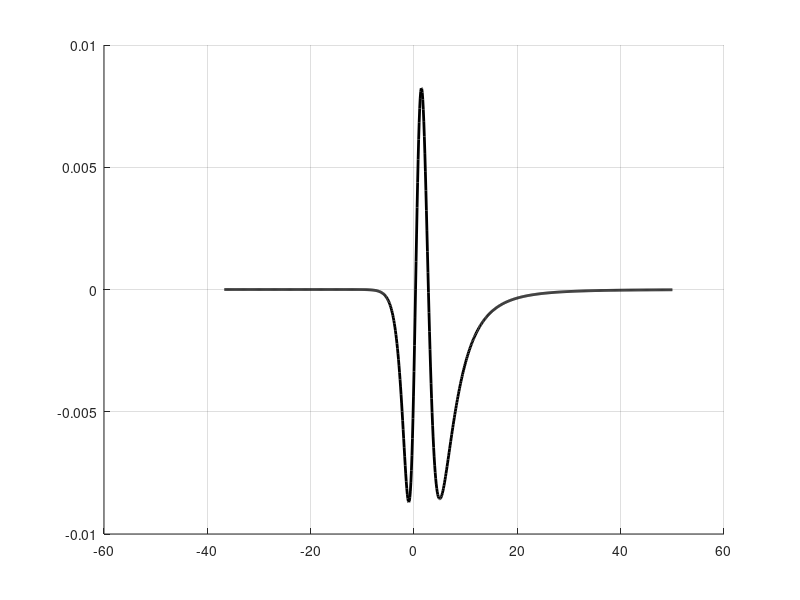

Reproduce this figure in MATLAB.
clc
clear all
close all

format long

k = 4; N = 4;
n = 0:N+1; m = 0:N;

a = [1 ...
     0.0560148791230902149024568 ...
     0.0351117957891800867706741 ...
     0.0021834386943672331415760 ...
     0.0002464861525522946634693 ...
     0.0000092228177886669241259];
b = [1 ...
     -0.0611726208769112866900252 ...
      0.0279968542816146833953639 ...
     -0.0007512148294307540141223 ...
      0.0000860680747142919882956];
 
x = 0:0.1:50;
y = log(1 + exp(x));

x_minus = 0:-0.1:-50;
y_minus = log(1 + exp(x_minus));

c3 = ((k+1)*pi^2)/(gamma(k+2)^(6/k));
c4 = 1/(gamma(k+2)^(6/k));
%% c1 = 0.6, c2 = 0.47
x_probe = [0.3; 2.8];
y_probe = log(1+exp(x_probe));
if (x_probe(1) ~=0 || x_probe(2) ~= 0)
    y_probe_m = log(1+exp(-x_probe));
else
    y_probe_m = y_probe;
end
y_interp = [y_probe y_probe.^2];

if x_probe(1) ~=0 || x_probe(2) ~= 0
    P_probe = x_probe.^5/5 + 2*(x_probe.^3)*(pi^2)/3 + 7*x_probe.*(pi^4)/15;
end

for i = 1:length(y_probe)
    I_minus(i) = gamma(k+1)*y_probe_m(i).*(sum(a.*(y_probe_m(i).^n))/sum(b.*(y_probe_m(i).^m)))^k;
end
if x_probe(1) ~=0 || x_probe(2) ~= 0
    I = P_probe + ((-1)^k)*I_minus';
else 
end

Right = (I./(gamma(k+1)*y_probe)).^(6/k) - 1 - c3*y_probe.^4 - c4*y_probe.^6;
C = inv(y_interp)*Right;
% c1 = C(1); c2 = C(2);
%% c1 = 0.602809505626197, c2 = 0.470285371478545
c1 = 0.603; c2 = 0.470;

P = x.^5/5 + 2*(x.^3)*pi^2/3 + 7*x.*pi^4/15;
for i = 1: length(y)
    I_precesion_minus(i) = gamma(k+1)*y_minus(i).*(sum(a.*(y_minus(i).^n))/sum(b.*(y_minus(i).^m)))^k;
    I_precesion(i) = P(i) + I_precesion_minus(i);

end

I_approximate = (1 + c1*y+c2*y.^2+c3*y.^4 + c4*y.^6);
I_approximate_minus = (1 + c1*y_minus+c2*y_minus.^2+c3*y_minus.^4 + c4*y_minus.^6);

delta = (I_approximate.*(gamma(k+1)*y./I_precesion).^(6/k) - 1)*(k/6);
delta_minus = (I_approximate_minus.*(gamma(k+1)*y_minus./I_precesion_minus).^(6/k) - 1)*(k/6);    
d = [delta_minus, delta];
hold on, grid on
plot([x_minus, x], d, 'k', 'linewidth',2)

% plot([-10,0;30,0],[0,-0.01;0,0.01],'k','linewidth',1.5);
% axis([-30 30 -2.5 1]),grid on
